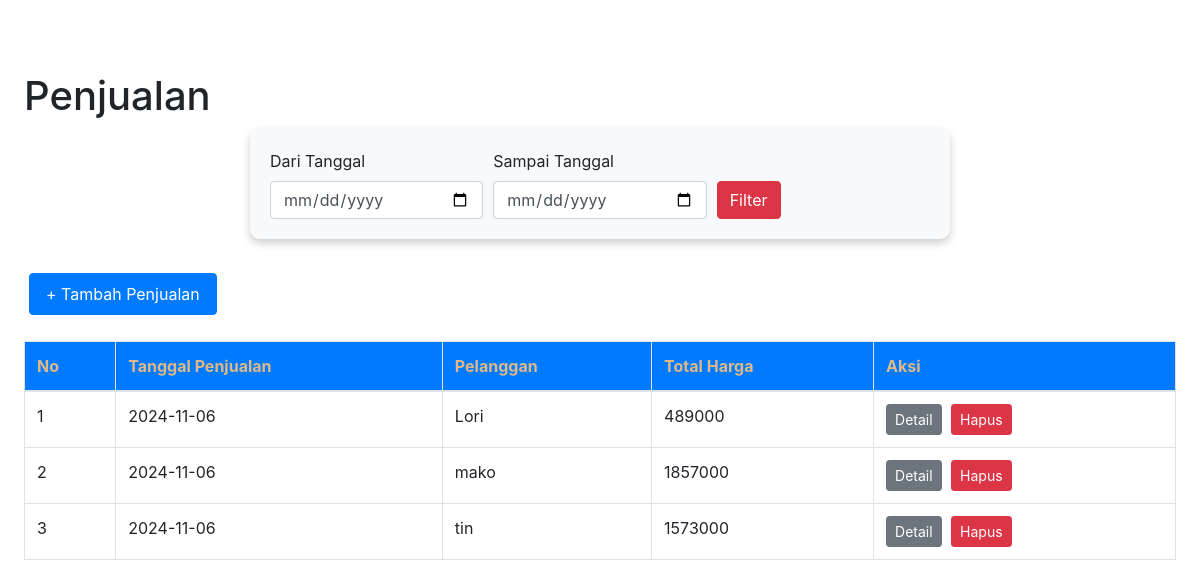
The app's page /aplikasi_kasir/pembelian.php with its own data.
### tables this page shows
CREATE TABLE `penjualan` (
  `id_penjualan` int(11) NOT NULL,
  `tanggal_penjualan` date DEFAULT NULL,
  `total_harga` int(20) NOT NULL,
  `id_pelanggan` int(20) DEFAULT NULL
);

CREATE TABLE `pelanggan` (
  `id_pelanggan` int(11) NOT NULL,
  `nama_pelanggan` varchar(255) DEFAULT NULL,
  `alamat` text DEFAULT NULL,
  `no_telepon` int(20) DEFAULT NULL
);

### aplikasi_kasir/pembelian.php (the view, shortened to what this page needs)
<!DOCTYPE html>
<html lang="en">
<head>
    <link rel="stylesheet" href="https://stackpath.bootstrapcdn.com/bootstrap/4.5.2/css/bootstrap.min.css">
</head>
<body>
    <br><br>
    <div class="container-fluid px-4">
        <h1 class="mt-4">Penjualan</h1>
        <div class="form-container">
            <form method="post">
                <div class="form-row align-items-center">
                    <div class="col">
                        <label for="dari_tgl">Dari Tanggal</label>
                        <input type="date" id="dari_tgl" name="dari_tgl" class="form-control" required>
                    </div>
                    <div class="col">
                        <label for="sampai_tgl">Sampai Tanggal</label>
                        <input type="date" id="sampai_tgl" name="sampai_tgl" class="form-control" required>
                    </div>
                    <div class="col">
                        <button type="submit" name="filter" class="btn btn-danger btn-filter">Filter</button>
                    </div>
                </div>
            </form>
        </div>
        <div class="d-flex justify-content-between align-items-center mt-4">
            <a href="?page=pembelian_tambah" class="btn btn-primary btn-add">+ Tambah Penjualan</a>
        </div>
        <table class="table table-bordered mt-3">
            <thead>
                <tr>
                    <th>No</th>
                    <th>Tanggal Penjualan</th>
                    <th>Pelanggan</th>
                    <th>Total Harga</th>
                    <th>Aksi</th>
                </tr>
            </thead>
            <tbody>
                <?php
                $no = 1;
                if (isset($_POST['filter'])) {
                    $query = mysqli_query($koneksi, "SELECT * FROM penjualan
                                                 LEFT JOIN pelanggan ON pelanggan.id_pelanggan = penjualan.id_pelanggan
                                                 WHERE tanggal_penjualan BETWEEN '$dari_tgl' AND '$sampai_tgl'");
                } else {
                    $query = mysqli_query($koneksi, "SELECT * FROM penjualan
                                                 LEFT JOIN pelanggan ON pelanggan.id_pelanggan = penjualan.id_pelanggan");
                }
                while ($data = mysqli_fetch_array($query)) {
                    echo "<tr>
                        <td>" . $no++ . "</td>
                        <td>" . $data['tanggal_penjualan'] . "</td>
                        <td>" . $data['nama_pelanggan'] . "</td>
                        <td>" . $data['total_harga'] . "</td>
                        <td class='action-btns'>
                            <a href='?page=pembelian_detail&&id=" . $data['id_penjualan'] . "' class='btn btn-secondary btn-sm'>Detail</a>
                            <a href='?page=pembelian_hapus&&id=" . $data['id_penjualan'] . "'
                               class='btn btn-danger btn-sm'
                               onclick='return confirm(\"Apakah Anda yakin ingin menghapus pembelian ini?\");'>Hapus</a>
                        </td>
                      </tr>";
                }
                ?>
            </tbody>
        </table>
    </div>
</body>
</html>

### aplikasi_kasir/pembelian.php (style rules this page uses)
.form-container { max-width: 700px; margin: auto; background-color: #f8f9fa; padding: 20px; border-radius: 10px; box-shadow: 0 4px 8px rgba(0, 0, 0, 0.2); }
table { width: 100%; border-collapse: collapse; margin-top: 20px; }
th, td { padding: 12px; text-align: left; border-bottom: 1px solid #ddd; }
th { background-color: #007bff; color: burlywood; }
.btn-filter { margin-top: 33px; }
.btn-add { margin: 10px 5px; padding: 8px 16px; }
.action-btns a { margin-right: 5px; }

### records on screen
penjualan: tanggal_penjualan "2024-11-06", id_pelanggan.nama_pelanggan "Lori", total_harga "489000"
penjualan: tanggal_penjualan "2024-11-06", id_pelanggan.nama_pelanggan "mako", total_harga "1857000"
penjualan: tanggal_penjualan "2024-11-06", id_pelanggan.nama_pelanggan "tin", total_harga "1573000"
